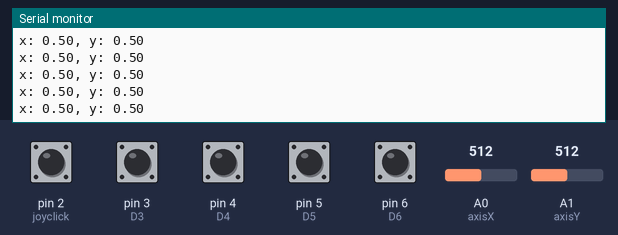
Recording of a sketch running on a simulated Arduino Uno, built with avr-gcc and run on an emulated ATmega328P. On the bench: the last lines printed to the serial monitor. The test bench sets the inputs (shaded band); at power-on: pin 2 (joyclick), pin 3 (D3), pin 4 (D4), pin 5 (D5), pin 6 (D6) HIGH, A0 (axisX) = 512, A1 (axisY) = 512.

Above: at 3.3 s.
3.4 s: pin 2 (joyclick) pulled LOW for 0.15 s
6.5 s: pin 3 (D3) pulled LOW for 0.15 s
At 7.01 s:
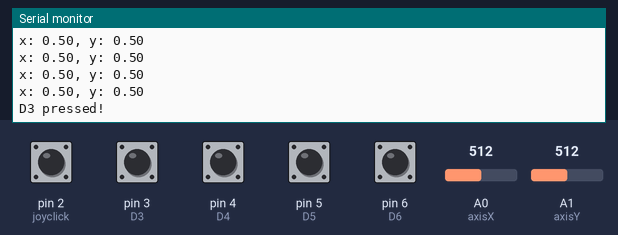
9.6 s: A0 (axisX) set to 716
At 10.4 s:
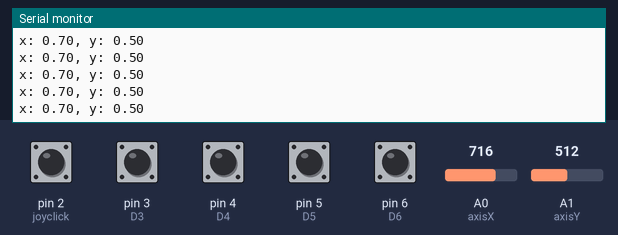
11.1 s: pin 4 (D4) pulled LOW for 0.15 s
At 11.6 s:
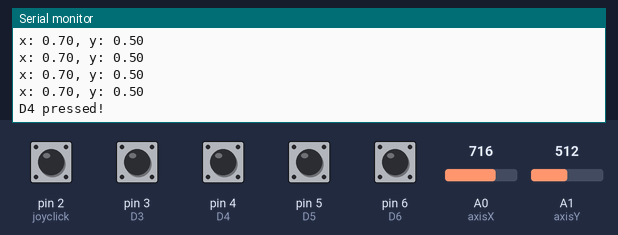
14.2 s: pin 2 (joyclick) pulled LOW for 1 s
At 15.57 s:
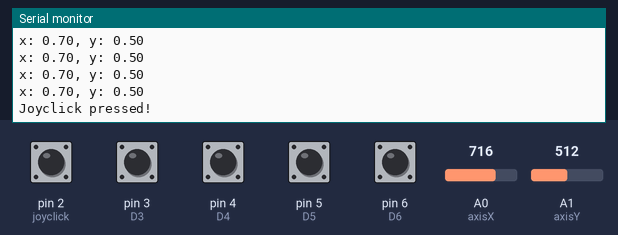
18.2 s: pin 5 (D5) pulled LOW for 0.15 s
Timing chart, 0 to 21.2 s (numbered marks = the images above; inputs shaded):
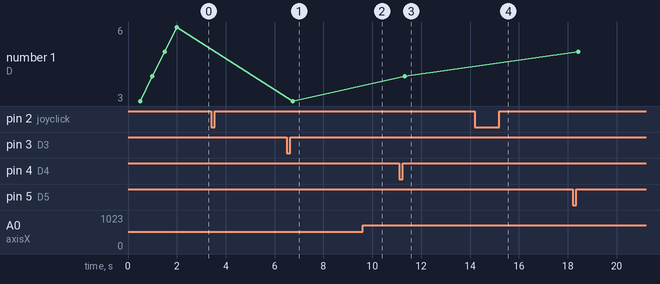

Measured:
- after the input at 6.5 s, the serial monitor: prints a new line after 0.24 s (image 1)
- after the input at 9.6 s, the serial monitor: prints a new line after 0.07 s (image 2)
- after the input at 11.1 s, the serial monitor: prints a new line after 0.22 s (image 3)
- after the input at 14.2 s, the serial monitor: prints a new line after 1.1 s (image 4)
- plotted number 1: 6 → 3 after the input at 6.5 s, 3 → 4 after the input at 11.1 s, 4 → 5 after the input at 18.2 s

The sketch:

JoystickShieldExample.ino
```cpp
#define axisX A0
#define axisY A1
#define D3 3
#define D4 4
#define D5 5
#define D6 6
#define joyclick 2

void setup(void) {
  setup_controller();
  Serial.begin(9600);
}

void setup_controller() {
  pinMode(D3, INPUT);
  pinMode(D4, INPUT);
  pinMode(D5, INPUT);
  pinMode(D6, INPUT);
  pinMode(joyclick, INPUT);
  digitalWrite(D3, HIGH);
  digitalWrite(D4, HIGH);
  digitalWrite(D5, HIGH);
  digitalWrite(D6, HIGH);
  digitalWrite(joyclick, HIGH);
}

void loop(void) {
    double x = analogRead(axisX) / 1024.0;
    double y = analogRead(axisY) / 1024.0;
    Serial.print("x: ");
    Serial.print(x);
    Serial.print(", y: ");
    Serial.print(y);
    Serial.println();
//    delay(250);

    if(buttonPressed(joyclick)) {
        Serial.println("Joyclick pressed!");
        delay(500);
    }
    if(buttonPressed(D3)) {
        Serial.println("D3 pressed!");
        delay(500);
    }
    if(buttonPressed(D4)) {
        Serial.println("D4 pressed!");
        delay(500);
    }
    if(buttonPressed(D5)) {
        Serial.println("D5 pressed!");
        delay(500);
    }
    if(buttonPressed(D6)) {
        Serial.println("D6 pressed!");
        delay(500);
    }
}

// https://medium.com/arduino-playground/checking-for-a-button-press-in-arduino-7681cbb7bde7
// Detects button up events (fires once per press)
int buttonPressed(uint8_t pin) {
  static uint16_t lastStates = 0;
  uint8_t state = digitalRead(pin);
  if (state != ((lastStates >> pin) & 1)) {
    lastStates ^= 1 << pin;
    return state == HIGH;
  }
  return false;
}
```
